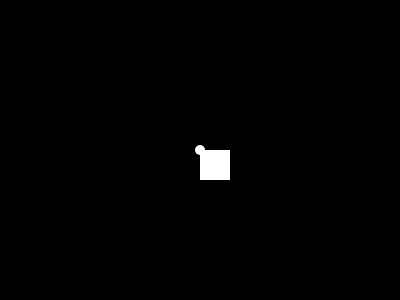
Frame 1 (no input)
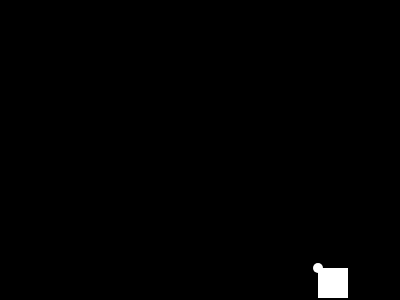
Frame 60 (no input)
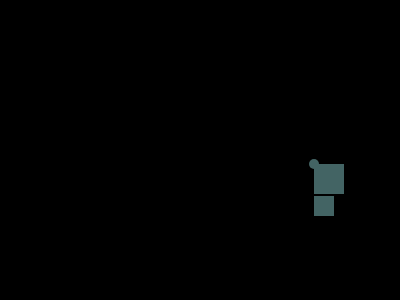
Frame 120 (the mouse pressed at the canvas centre since frame 60)

The p5.js sketch that drew these frames (run headless with seeded random() and noise() and a simulated clock; from frame 60 on, the mouse is pressed at the canvas centre):

// p5.js sketch
// ── sketch.js
// I added a variable to track interaction and inactivty. I know I used this code for another assignment but I thought it would
// nice to itterate it becuase most screensaver have movement and the DVD screen saver is similar to what I created for the bounce exercise
//this was hard and not my best work but I think I got the right idea from the assignment description 

let x = 0;
let y = 0;
let xspeed = 2;
let yspeed = 2;
let z = 0;
let o = 0;
let zspeed = 2;
let ospeed = 2;
let a = 0;
let r = 0;
let s = 0;
let rspeed = 2;
let sspeed = 2;

// inactivity timer variables
let lastInteractionTime = 0;  // Variable to track when the last interaction happened
let inactivityTimeout = 5000; // 5 seconds of inactivity before pausing the animation


//size of Canvas
function setup() {
  createCanvas(400, 300);
  fill('white');
}

function draw() {
  // Check inactivity and pause animation 
  if (millis() - lastInteractionTime > inactivityTimeout) {
    background(250); // Set background to black when paused
    return; // Pause the animation here
  }
  
  // Continue drawing the bouncing shapes
  background('black');
  noStroke();
  translate(width / 2, height / 2);

    // checks where the square is 

  if (x > 175 || x < -175) {
    xspeed = -xspeed; // if the square has gone too far to the 
    //left or right the opposite direction
    //randomizes the color of the shape
    fill(random(255), 90, 90);
  }
  if (y > 125 || y < -125) {
    yspeed = -yspeed;
    fill(random(255), 90, 90);
  }
  square(x, y, 30);

  if (r > 175 || r < -175) {
    rspeed = -rspeed;
    fill(random(255), 200, 200);
  }
  if (s > 140 || s < -140) {
    sspeed = -sspeed;
    fill(random(255), 200, 200);
  }
  square(r, s, 20);

  if (z > 175 || z < -175) {
    zspeed = -zspeed;
    fill(random(225), 100, 100);
  }
  if (o > 125 || o < -125) {
    ospeed = -ospeed;
    fill(random(225), 100, 100);
  }
  circle(z, o, 10);

// this updates the variables speed
x += xspeed;
  y += yspeed;
  z += zspeed;
  o += ospeed;
  r += rspeed;
  s += sspeed;
}

// Event listeners to reset the inactivity timer
function mouseMoved() {
  lastInteractionTime = millis(); // Update the last interaction time
}

function keyPressed() {
  lastInteractionTime = millis(); // Update the last interaction time
}

// Links to resources used:
// https://p5js.org/reference/p5/millis/
  //https://p5js.org/reference/p5/mouseMoved/
  //https://p5js.org/reference/p5/keyPressed/
//
